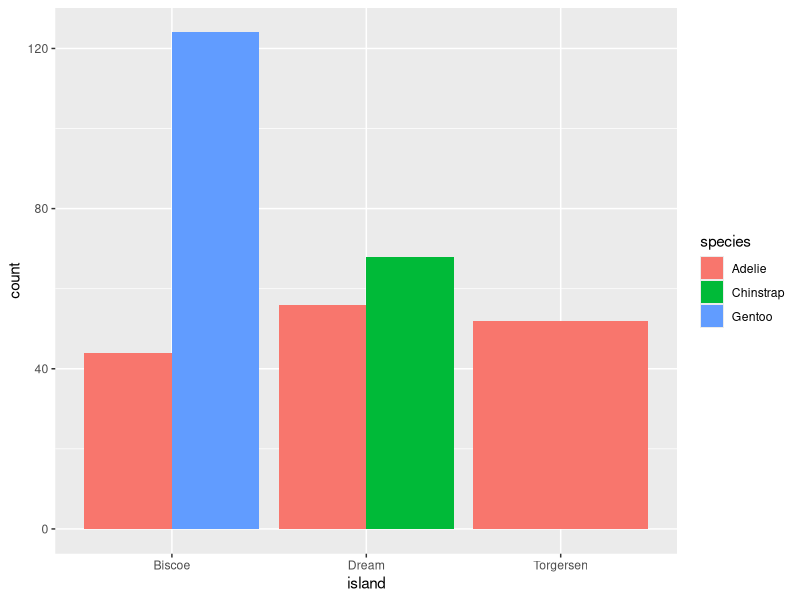
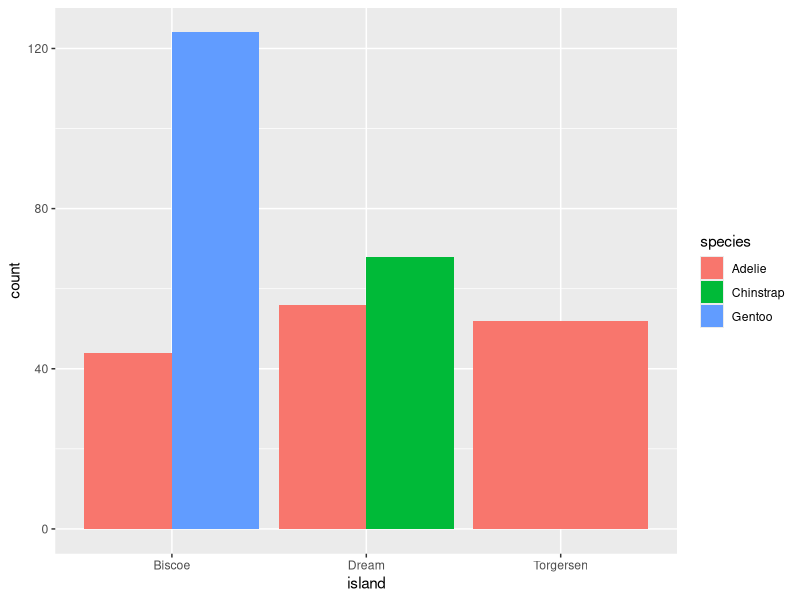

Write R code to recreate these figures, in order.

            library(ggplot2)
            library(palmerpenguins)
            built_answer <- tryCatch(
                {
                    set.seed(42)
                    ggplot(penguins, aes(x = island, fill = species)) + geom_bar(position = "dodge")
                    suppressWarnings(
                        if (!file.exists("/sandbox/figures/species_island_bar_dodged_answer.png")) {
                            ggsave(
                                width = 3,
                                height = 3,
                                "/sandbox/figures/species_island_bar_dodged_answer.png"
                            )
                        }
                    )
                    suppressWarnings(
                        ggplot_build(last_plot())
                    )
                },
                error = function(e) {
                    'ERROR'
                }
            )
            built_submission <- tryCatch(
                {
                    set.seed(42)
                    ggplot(penguins, aes(x=island, fill=species)) + geom_bar(position=position_dodge())
                    suppressWarnings(
                        ggsave(
                            width = 3,
                            height = 3,
                            "figures/species_island_bar_dodged_submission_command-a-plus.png"
                        )
                    )
                    suppressWarnings(
                        ggplot_build(last_plot())
                    )
                },
                error = function(e) {
                    'ERROR'
                }
            )
            cat(isTRUE(all.equal(built_answer, built_submission)))
        
